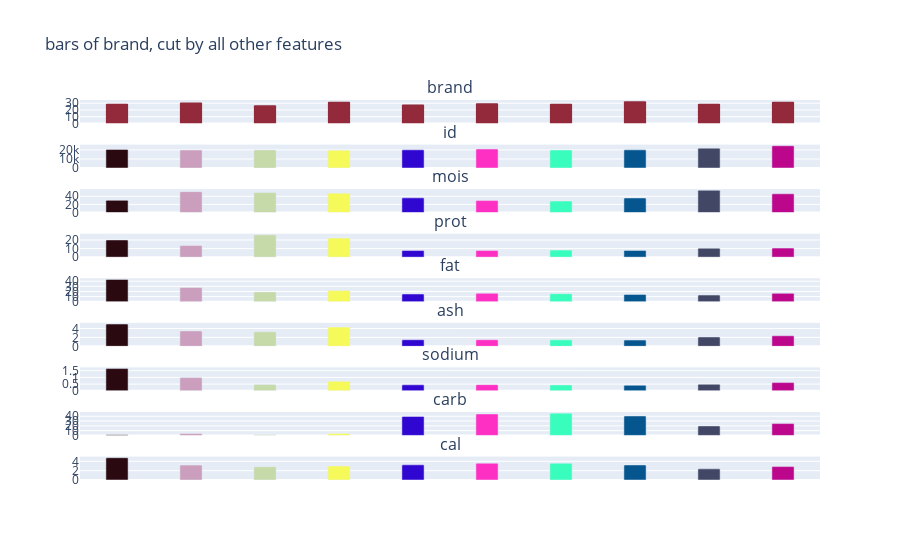

Write notebook code for a chart like this one.
### Code cell
from plotly.subplots import make_subplots
import matplotlib.pyplot as plt
import random
from math import ceil
from itertools import *



def continuous_charts_by_categorical_bars(df, categoricals, category, cont_dep=None, max_cols=4, height=500, xlabels=True):
    
    # bar charts of one categorical, measured by all other continuous variables.
    print(f"Categorical variables are {categoricals}, dependent variable is [{cont_dep}]")
    
    cs = [f for f in categoricals if f != category]
    df = df.drop(cs, axis=1)

    number_of_colors = len(df[category].unique())

    colors = ["#"+''.join([random.choice('0123456789ABCDEF') for j in range(6)]) for i in range(number_of_colors)]

    print(f"colors used are {colors} in iterator of unique length {len(colors)}")
    
    max_rows=ceil(float(len(df.columns))/max_cols)
    fig = make_subplots(
        rows=max_rows,
        cols=max_cols,
        subplot_titles=df.columns).update_layout(
        {"title":f"bars of {category}, cut by all other features"})

    
    col_cyc = cycle(iter(range(1,max_cols+1)))
    color_list = cycle(iter(colors))
    
    row=1
    ctr=0


    # print(df["
    
    for j in df.columns:
        col = next(col_cyc)
        for attr in df[category].unique():
            if j == category == cont_dep:
                fig.add_bar(
                    x = [attr],
                    y = [df[j][df[category]==attr].mean()],
                    row=row, 
                    col=col, 
                    name=j,
                    marker={"color": color[-1]},
                    showlegend=False
                ).update_xaxes(showticklabels=xlabels)
                
            
            elif j == category and j != cont_dep:
                if ctr < 1:
                    ctr += 1
                    fig.add_histogram(
                        x=df[j],
                        row=row,
                        col=col,
                        name=j,
                        marker={"color": color[-4]},
                        showlegend=False
                    ).update_xaxes(showticklabels=xlabels)
                else:
                    pass

            elif j == cont_dep and j != category:
                fig.add_bar(
                    x = [attr],
                    y = [df[j][df[category]==attr].mean()],
                    row=row, 
                    col=col, 
                    name=j,
                    marker={"color": color[-7]},
                    showlegend=False
                    
                ).update_xaxes(showticklabels=xlabels)

            else:
                fig.add_bar(
                    x = [attr],
                    y = [df[j][df[category]==attr].mean()],
                    row=row, 
                    col=col, 
                    name=j,
                    marker={"color": [next(color_list)]},
                    showlegend=False        
                ).update_xaxes(showticklabels=xlabels)
                

        if col % max_cols == 0:
            row+=1

    return fig.update_layout({"height": height,
                             "barcornerradius": 1,
                              "bargap":0.7
                             })

g = continuous_charts_by_categorical_bars(pizza, categoricals=categoricals, category="brand", cont_dep=None, max_cols=1, height=3000, xlabels=False)
g

### Figure 1 — Plotly figure (JSON) as saved in the notebook; plotly's stock layout.template omitted (floating-point values rounded to 4 significant figures; data arrays with more than 128 entries replaced by an {"elided": "..."} marker saying what was removed)
{"data": [{"marker": {"color": "#922A3B"}, "name": "brand", "showlegend": false, "type": "histogram", "x": {"elided": "300 str values"}, "xaxis": "x", "yaxis": "y"}, {"marker": {"color": ["#2B0910"]}, "name": "id", "showlegend": false, "type": "bar", "x": ["A"], "xaxis": "x2", "y": [20632], "yaxis": "y2"}, {"marker": {"color": ["#CA9EBC"]}, "name": "id", "showlegend": false, "type": "bar", "x": ["B"], "xaxis": "x2", "y": [19880.0], "yaxis": "y2"}, {"marker": {"color": ["#C5D9A9"]}, "name": "id", "showlegend": false, "type": "bar", "x": ["C"], "xaxis": "x2", "y": [20000.0], "yaxis": "y2"}, {"marker": {"color": ["#F5F95A"]}, "name": "id", "showlegend": false, "type": "bar", "x": ["D"], "xaxis": "x2", "y": [19700.0], "yaxis": "y2"}, {"marker": {"color": ["#3006D1"]}, "name": "id", "showlegend": false, "type": "bar", "x": ["E"], "xaxis": "x2", "y": [20160.0], "yaxis": "y2"}, {"marker": {"color": ["#FE2FC3"]}, "name": "id", "showlegend": false, "type": "bar", "x": ["F"], "xaxis": "x2", "y": [21090.0], "yaxis": "y2"}, {"marker": {"color": ["#38FDBC"]}, "name": "id", "showlegend": false, "type": "bar", "x": ["G"], "xaxis": "x2", "y": [19930.0], "yaxis": "y2"}, {"marker": {"color": ["#05568E"]}, "name": "id", "showlegend": false, "type": "bar", "x": ["H"], "xaxis": "x2", "y": [20130.0], "yaxis": "y2"}, {"marker": {"color": ["#434766"]}, "name": "id", "showlegend": false, "type": "bar", "x": ["I"], "xaxis": "x2", "y": [22000.0], "yaxis": "y2"}, {"marker": {"color": ["#BC068C"]}, "name": "id", "showlegend": false, "type": "bar", "x": ["J"], "xaxis": "x2", "y": [24680.0], "yaxis": "y2"}, {"marker": {"color": ["#2B0910"]}, "name": "mois", "showlegend": false, "type": "bar", "x": ["A"], "xaxis": "x3", "y": [29.97], "yaxis": "y3"}, {"marker": {"color": ["#CA9EBC"]}, "name": "mois", "showlegend": false, "type": "bar", "x": ["B"], "xaxis": "x3", "y": [51.31], "yaxis": "y3"}, {"marker": {"color": ["#C5D9A9"]}, "name": "mois", "showlegend": false, "type": "bar", "x": ["C"], "xaxis": "x3", "y": [49.48], "yaxis": "y3"}, {"marker": {"color": ["#F5F95A"]}, "name": "mois", "showlegend": false, "type": "bar", "x": ["D"], "xaxis": "x3", "y": [47.67], "yaxis": "y3"}, {"marker": {"color": ["#3006D1"]}, "name": "mois", "showlegend": false, "type": "bar", "x": ["E"], "xaxis": "x3", "y": [36.08], "yaxis": "y3"}, {"marker": {"color": ["#FE2FC3"]}, "name": "mois", "showlegend": false, "type": "bar", "x": ["F"], "xaxis": "x3", "y": [29.4], "yaxis": "y3"}, {"marker": {"color": ["#38FDBC"]}, "name": "mois", "showlegend": false, "type": "bar", "x": ["G"], "xaxis": "x3", "y": [28.24], "yaxis": "y3"}, {"marker": {"color": ["#05568E"]}, "name": "mois", "showlegend": false, "type": "bar", "x": ["H"], "xaxis": "x3", "y": [35.83], "yaxis": "y3"}, {"marker": {"color": ["#434766"]}, "name": "mois", "showlegend": false, "type": "bar", "x": ["I"], "xaxis": "x3", "y": [54.59], "yaxis": "y3"}, {"marker": {"color": ["#BC068C"]}, "name": "mois", "showlegend": false, "type": "bar", "x": ["J"], "xaxis": "x3", "y": [46.04], "yaxis": "y3"}, {"marker": {"color": ["#2B0910"]}, "name": "prot", "showlegend": false, "type": "bar", "x": ["A"], "xaxis": "x4", "y": [20.11], "yaxis": "y4"}, {"marker": {"color": ["#CA9EBC"]}, "name": "prot", "showlegend": false, "type": "bar", "x": ["B"], "xaxis": "x4", "y": [13.64], "yaxis": "y4"}, {"marker": {"color": ["#C5D9A9"]}, "name": "prot", "showlegend": false, "type": "bar", "x": ["C"], "xaxis": "x4", "y": [26.03], "yaxis": "y4"}, {"marker": {"color": ["#F5F95A"]}, "name": "prot", "showlegend": false, "type": "bar", "x": ["D"], "xaxis": "x4", "y": [22.23], "yaxis": "y4"}, {"marker": {"color": ["#3006D1"]}, "name": "prot", "showlegend": false, "type": "bar", "x": ["E"], "xaxis": "x4", "y": [7.733], "yaxis": "y4"}, {"marker": {"color": ["#FE2FC3"]}, "name": "prot", "showlegend": false, "type": "bar", "x": ["F"], "xaxis": "x4", "y": [7.898], "yaxis": "y4"}, {"marker": {"color": ["#38FDBC"]}, "name": "prot", "showlegend": false, "type": "bar", "x": ["G"], "xaxis": "x4", "y": [8.237], "yaxis": "y4"}, {"marker": {"color": ["#05568E"]}, "name": "prot", "showlegend": false, "type": "bar", "x": ["H"], "xaxis": "x4", "y": [7.895], "yaxis": "y4"}, {"marker": {"color": ["#434766"]}, "name": "prot", "showlegend": false, "type": "bar", "x": ["I"], "xaxis": "x4", "y": [10.38], "yaxis": "y4"}, {"marker": {"color": ["#BC068C"]}, "name": "prot", "showlegend": false, "type": "bar", "x": ["J"], "xaxis": "x4", "y": [10.57], "yaxis": "y4"}, {"marker": {"color": ["#2B0910"]}, "name": "fat", "showlegend": false, "type": "bar", "x": ["A"], "xaxis": "x5", "y": [43.45], "yaxis": "y5"}, {"marker": {"color": ["#CA9EBC"]}, "name": "fat", "showlegend": false, "type": "bar", "x": ["B"], "xaxis": "x5", "y": [27.62], "yaxis": "y5"}, {"marker": {"color": ["#C5D9A9"]}, "name": "fat", "showlegend": false, "type": "bar", "x": ["C"], "xaxis": "x5", "y": [19.17], "yaxis": "y5"}, {"marker": {"color": ["#F5F95A"]}, "name": "fat", "showlegend": false, "type": "bar", "x": ["D"], "xaxis": "x5", "y": [21.65], "yaxis": "y5"}, {"marker": {"color": ["#3006D1"]}, "name": "fat", "showlegend": false, "type": "bar", "x": ["E"], "xaxis": "x5", "y": [15.12], "yaxis": "y5"}, {"marker": {"color": ["#FE2FC3"]}, "name": "fat", "showlegend": false, "type": "bar", "x": ["F"], "xaxis": "x5", "y": [16.42], "yaxis": "y5"}, {"marker": {"color": ["#38FDBC"]}, "name": "fat", "showlegend": false, "type": "bar", "x": ["G"], "xaxis": "x5", "y": [15.64], "yaxis": "y5"}, {"marker": {"color": ["#05568E"]}, "name": "fat", "showlegend": false, "type": "bar", "x": ["H"], "xaxis": "x5", "y": [14.29], "yaxis": "y5"}, {"marker": {"color": ["#434766"]}, "name": "fat", "showlegend": false, "type": "bar", "x": ["I"], "xaxis": "x5", "y": [13.06], "yaxis": "y5"}, {"marker": {"color": ["#BC068C"]}, "name": "fat", "showlegend": false, "type": "bar", "x": ["J"], "xaxis": "x5", "y": [16.32], "yaxis": "y5"}, {"marker": {"color": ["#2B0910"]}, "name": "ash", "showlegend": false, "type": "bar", "x": ["A"], "xaxis": "x6", "y": [5.014], "yaxis": "y6"}, {"marker": {"color": ["#CA9EBC"]}, "name": "ash", "showlegend": false, "type": "bar", "x": ["B"], "xaxis": "x6", "y": [3.464], "yaxis": "y6"}, {"marker": {"color": ["#C5D9A9"]}, "name": "ash", "showlegend": false, "type": "bar", "x": ["C"], "xaxis": "x6", "y": [3.283], "yaxis": "y6"}, {"marker": {"color": ["#F5F95A"]}, "name": "ash", "showlegend": false, "type": "bar", "x": ["D"], "xaxis": "x6", "y": [4.316], "yaxis": "y6"}, {"marker": {"color": ["#3006D1"]}, "name": "ash", "showlegend": false, "type": "bar", "x": ["E"], "xaxis": "x6", "y": [1.476], "yaxis": "y6"}, {"marker": {"color": ["#FE2FC3"]}, "name": "ash", "showlegend": false, "type": "bar", "x": ["F"], "xaxis": "x6", "y": [1.474], "yaxis": "y6"}, {"marker": {"color": ["#38FDBC"]}, "name": "ash", "showlegend": false, "type": "bar", "x": ["G"], "xaxis": "x6", "y": [1.447], "yaxis": "y6"}, {"marker": {"color": ["#05568E"]}, "name": "ash", "showlegend": false, "type": "bar", "x": ["H"], "xaxis": "x6", "y": [1.406], "yaxis": "y6"}, {"marker": {"color": ["#434766"]}, "name": "ash", "showlegend": false, "type": "bar", "x": ["I"], "xaxis": "x6", "y": [2.098], "yaxis": "y6"}, {"marker": {"color": ["#BC068C"]}, "name": "ash", "showlegend": false, "type": "bar", "x": ["J"], "xaxis": "x6", "y": [2.365], "yaxis": "y6"}, {"marker": {"color": ["#2B0910"]}, "name": "sodium", "showlegend": false, "type": "bar", "x": ["A"], "xaxis": "x7", "y": [1.656], "yaxis": "y7"}, {"marker": {"color": ["#CA9EBC"]}, "name": "sodium", "showlegend": false, "type": "bar", "x": ["B"], "xaxis": "x7", "y": [0.9848], "yaxis": "y7"}, {"marker": {"color": ["#C5D9A9"]}, "name": "sodium", "showlegend": false, "type": "bar", "x": ["C"], "xaxis": "x7", "y": [0.4648], "yaxis": "y7"}, {"marker": {"color": ["#F5F95A"]}, "name": "sodium", "showlegend": false, "type": "bar", "x": ["D"], "xaxis": "x7", "y": [0.715], "yaxis": "y7"}, {"marker": {"color": ["#3006D1"]}, "name": "sodium", "showlegend": false, "type": "bar", "x": ["E"], "xaxis": "x7", "y": [0.4493], "yaxis": "y7"}, {"marker": {"color": ["#FE2FC3"]}, "name": "sodium", "showlegend": false, "type": "bar", "x": ["F"], "xaxis": "x7", "y": [0.462], "yaxis": "y7"}, {"marker": {"color": ["#38FDBC"]}, "name": "sodium", "showlegend": false, "type": "bar", "x": ["G"], "xaxis": "x7", "y": [0.4438], "yaxis": "y7"}, {"marker": {"color": ["#05568E"]}, "name": "sodium", "showlegend": false, "type": "bar", "x": ["H"], "xaxis": "x7", "y": [0.4161], "yaxis": "y7"}, {"marker": {"color": ["#434766"]}, "name": "sodium", "showlegend": false, "type": "bar", "x": ["I"], "xaxis": "x7", "y": [0.4872], "yaxis": "y7"}, {"marker": {"color": ["#BC068C"]}, "name": "sodium", "showlegend": false, "type": "bar", "x": ["J"], "xaxis": "x7", "y": [0.6144], "yaxis": "y7"}, {"marker": {"color": ["#2B0910"]}, "name": "carb", "showlegend": false, "type": "bar", "x": ["A"], "xaxis": "x8", "y": [1.487], "yaxis": "y8"}, {"marker": {"color": ["#CA9EBC"]}, "name": "carb", "showlegend": false, "type": "bar", "x": ["B"], "xaxis": "x8", "y": [3.97], "yaxis": "y8"}, {"marker": {"color": ["#C5D9A9"]}, "name": "carb", "showlegend": false, "type": "bar", "x": ["C"], "xaxis": "x8", "y": [2.046], "yaxis": "y8"}, {"marker": {"color": ["#F5F95A"]}, "name": "carb", "showlegend": false, "type": "bar", "x": ["D"], "xaxis": "x8", "y": [4.136], "yaxis": "y8"}, {"marker": {"color": ["#3006D1"]}, "name": "carb", "showlegend": false, "type": "bar", "x": ["E"], "xaxis": "x8", "y": [39.59], "yaxis": "y8"}, {"marker": {"color": ["#FE2FC3"]}, "name": "carb", "showlegend": false, "type": "bar", "x": ["F"], "xaxis": "x8", "y": [44.79], "yaxis": "y8"}, {"marker": {"color": ["#38FDBC"]}, "name": "carb", "showlegend": false, "type": "bar", "x": ["G"], "xaxis": "x8", "y": [46.43], "yaxis": "y8"}, {"marker": {"color": ["#05568E"]}, "name": "carb", "showlegend": false, "type": "bar", "x": ["H"], "xaxis": "x8", "y": [40.58], "yaxis": "y8"}, {"marker": {"color": ["#434766"]}, "name": "carb", "showlegend": false, "type": "bar", "x": ["I"], "xaxis": "x8", "y": [19.87], "yaxis": "y8"}, {"marker": {"color": ["#BC068C"]}, "name": "carb", "showlegend": false, "type": "bar", "x": ["J"], "xaxis": "x8", "y": [24.74], "yaxis": "y8"}, {"marker": {"color": ["#2B0910"]}, "name": "cal", "showlegend": false, "type": "bar", "x": ["A"], "xaxis": "x9", "y": [4.774], "yaxis": "y9"}, {"marker": {"color": ["#CA9EBC"]}, "name": "cal", "showlegend": false, "type": "bar", "x": ["B"], "xaxis": "x9", "y": [3.191], "yaxis": "y9"}, {"marker": {"color": ["#C5D9A9"]}, "name": "cal", "showlegend": false, "type": "bar", "x": ["C"], "xaxis": "x9", "y": [2.849], "yaxis": "y9"}, {"marker": {"color": ["#F5F95A"]}, "name": "cal", "showlegend": false, "type": "bar", "x": ["D"], "xaxis": "x9", "y": [3.003], "yaxis": "y9"}, {"marker": {"color": ["#3006D1"]}, "name": "cal", "showlegend": false, "type": "bar", "x": ["E"], "xaxis": "x9", "y": [3.254], "yaxis": "y9"}, {"marker": {"color": ["#FE2FC3"]}, "name": "cal", "showlegend": false, "type": "bar", "x": ["F"], "xaxis": "x9", "y": [3.596], "yaxis": "y9"}, {"marker": {"color": ["#38FDBC"]}, "name": "cal", "showlegend": false, "type": "bar", "x": ["G"], "xaxis": "x9", "y": [3.595], "yaxis": "y9"}, {"marker": {"color": ["#05568E"]}, "name": "cal", "showlegend": false, "type": "bar", "x": ["H"], "xaxis": "x9", "y": [3.225], "yaxis": "y9"}, {"marker": {"color": ["#434766"]}, "name": "cal", "showlegend": false, "type": "bar", "x": ["I"], "xaxis": "x9", "y": [2.384], "yaxis": "y9"}, {"marker": {"color": ["#BC068C"]}, "name": "cal", "showlegend": false, "type": "bar", "x": ["J"], "xaxis": "x9", "y": [2.878], "yaxis": "y9"}], "layout": {"annotations": [{"font": {"size": 16}, "showarrow": false, "text": "brand", "x": 0.5, "xanchor": "center", "xref": "paper", "y": 1, "yanchor": "bottom", "yref": "paper"}, {"font": {"size": 16}, "showarrow": false, "text": "id", "x": 0.5, "xanchor": "center", "xref": "paper", "y": 0.8827, "yanchor": "bottom", "yref": "paper"}, {"font": {"size": 16}, "showarrow": false, "text": "mois", "x": 0.5, "xanchor": "center", "xref": "paper", "y": 0.7654, "yanchor": "bottom", "yref": "paper"}, {"font": {"size": 16}, "showarrow": false, "text": "prot", "x": 0.5, "xanchor": "center", "xref": "paper", "y": 0.6481, "yanchor": "bottom", "yref": "paper"}, {"font": {"size": 16}, "showarrow": false, "text": "fat", "x": 0.5, "xanchor": "center", "xref": "paper", "y": 0.5309, "yanchor": "bottom", "yref": "paper"}, {"font": {"size": 16}, "showarrow": false, "text": "ash", "x": 0.5, "xanchor": "center", "xref": "paper", "y": 0.4136, "yanchor": "bottom", "yref": "paper"}, {"font": {"size": 16}, "showarrow": false, "text": "sodium", "x": 0.5, "xanchor": "center", "xref": "paper", "y": 0.2963, "yanchor": "bottom", "yref": "paper"}, {"font": {"size": 16}, "showarrow": false, "text": "carb", "x": 0.5, "xanchor": "center", "xref": "paper", "y": 0.179, "yanchor": "bottom", "yref": "paper"}, {"font": {"size": 16}, "showarrow": false, "text": "cal", "x": 0.5, "xanchor": "center", "xref": "paper", "y": 0.06173, "yanchor": "bottom", "yref": "paper"}], "autosize": true, "barcornerradius": 1, "bargap": 0.7, "title": {"text": "bars of brand, cut by all other features"}, "xaxis": {"anchor": "y", "autorange": true, "domain": [0, 1], "range": [-0.5, 9.5], "showticklabels": false, "type": "category"}, "xaxis2": {"anchor": "y2", "autorange": true, "domain": [0, 1], "range": [-0.5, 9.5], "showticklabels": false, "type": "category"}, "xaxis3": {"anchor": "y3", "autorange": true, "domain": [0, 1], "range": [-0.5, 9.5], "showticklabels": false, "type": "category"}, "xaxis4": {"anchor": "y4", "autorange": true, "domain": [0, 1], "range": [-0.5, 9.5], "showticklabels": false, "type": "category"}, "xaxis5": {"anchor": "y5", "autorange": true, "domain": [0, 1], "range": [-0.5, 9.5], "showticklabels": false, "type": "category"}, "xaxis6": {"anchor": "y6", "autorange": true, "domain": [0, 1], "range": [-0.5, 9.5], "showticklabels": false, "type": "category"}, "xaxis7": {"anchor": "y7", "autorange": true, "domain": [0, 1], "range": [-0.5, 9.5], "showticklabels": false, "type": "category"}, "xaxis8": {"anchor": "y8", "autorange": true, "domain": [0, 1], "range": [-0.5, 9.5], "showticklabels": false, "type": "category"}, "xaxis9": {"anchor": "y9", "autorange": true, "domain": [0, 1], "range": [-0.5, 9.5], "showticklabels": false, "type": "category"}, "yaxis": {"anchor": "x", "autorange": true, "domain": [0.9383, 1], "range": [0, 34.74]}, "yaxis2": {"anchor": "x2", "autorange": true, "domain": [0.821, 0.8827], "range": [0, 25980.0], "type": "linear"}, "yaxis3": {"anchor": "x3", "autorange": true, "domain": [0.7037, 0.7654], "range": [0, 57.47], "type": "linear"}, "yaxis4": {"anchor": "x4", "autorange": true, "domain": [0.5864, 0.6481], "range": [0, 27.4], "type": "linear"}, "yaxis5": {"anchor": "x5", "autorange": true, "domain": [0.4691, 0.5309], "range": [0, 45.73], "type": "linear"}, "yaxis6": {"anchor": "x6", "autorange": true, "domain": [0.3519, 0.4136], "range": [0, 5.278], "type": "linear"}, "yaxis7": {"anchor": "x7", "autorange": true, "domain": [0.2346, 0.2963], "range": [0, 1.743], "type": "linear"}, "yaxis8": {"anchor": "x8", "autorange": true, "domain": [0.1173, 0.179], "range": [0, 48.88], "type": "linear"}, "yaxis9": {"anchor": "x9", "autorange": true, "domain": [0, 0.06173], "range": [0, 5.025], "type": "linear"}}}
